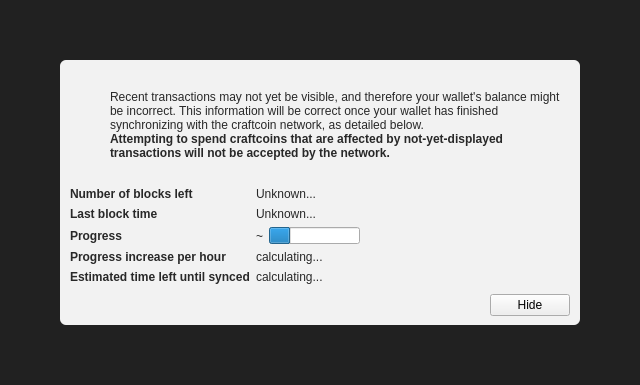
<?xml version="1.0" encoding="UTF-8"?>
<ui version="4.0">
 <class>ModalOverlay</class>
 <widget class="ModalOverlay" name="ModalOverlay">
  <property name="geometry">
   <rect>
    <x>0</x>
    <y>0</y>
    <width>640</width>
    <height>385</height>
   </rect>
  </property>
  <property name="windowTitle">
   <string>Form</string>
  </property>
  <layout class="QVBoxLayout" name="verticalLayout" stretch="0">
   <property name="sizeConstraint">
    <enum>QLayout::SetDefaultConstraint</enum>
   </property>
   <property name="leftMargin">
    <number>0</number>
   </property>
   <property name="topMargin">
    <number>0</number>
   </property>
   <property name="rightMargin">
    <number>0</number>
   </property>
   <property name="bottomMargin">
    <number>0</number>
   </property>
   <item>
    <widget class="QWidget" name="bgWidget" native="true">
     <property name="styleSheet">
      <string notr="true">#bgWidget { background: rgba(0,0,0,220); }</string>
     </property>
     <layout class="QVBoxLayout" name="verticalLayoutMain" stretch="1">
      <property name="leftMargin">
       <number>60</number>
      </property>
      <property name="topMargin">
       <number>60</number>
      </property>
      <property name="rightMargin">
       <number>60</number>
      </property>
      <property name="bottomMargin">
       <number>60</number>
      </property>
      <item>
       <widget class="QWidget" name="contentWidget" native="true">
        <property name="styleSheet">
         <string notr="true">#contentWidget { background: rgba(255,255,255,240); border-radius: 6px; }

QLabel { color: rgb(40,40,40);  }</string>
        </property>
        <layout class="QVBoxLayout" name="verticalLayoutSub" stretch="1,0,0,0">
         <property name="spacing">
          <number>0</number>
         </property>
         <property name="leftMargin">
          <number>10</number>
         </property>
         <property name="topMargin">
          <number>10</number>
         </property>
         <property name="rightMargin">
          <number>10</number>
         </property>
         <property name="bottomMargin">
          <number>10</number>
         </property>
         <item>
          <layout class="QHBoxLayout" name="horizontalLayoutIconText" stretch="0,1">
           <property name="topMargin">
            <number>20</number>
           </property>
           <item>
            <layout class="QVBoxLayout" name="verticalLayoutIcon">
             <property name="leftMargin">
              <number>0</number>
             </property>
             <item>
              <widget class="QPushButton" name="warningIcon">
               <property name="enabled">
                <bool>false</bool>
               </property>
               <property name="text">
                <string/>
               </property>
               <property name="icon">
                <iconset>
                 <normaloff>:/icons/warning</normaloff>
                 <disabledoff>:/icons/warning</disabledoff>:/icons/warning</iconset>
               </property>
               <property name="iconSize">
                <size>
                 <width>48</width>
                 <height>48</height>
                </size>
               </property>
               <property name="flat">
                <bool>true</bool>
               </property>
              </widget>
             </item>
             <item>
              <spacer name="verticalSpacerWarningIcon">
               <property name="orientation">
                <enum>Qt::Vertical</enum>
               </property>
               <property name="sizeHint" stdset="0">
                <size>
                 <width>20</width>
                 <height>40</height>
                </size>
               </property>
              </spacer>
             </item>
            </layout>
           </item>
           <item>
            <layout class="QVBoxLayout" name="verticalLayoutInfoText">
             <property name="leftMargin">
              <number>0</number>
             </property>
             <property name="topMargin">
              <number>0</number>
             </property>
             <item>
              <widget class="QLabel" name="infoText">
               <property name="text">
                <string>Recent transactions may not yet be visible, and therefore your wallet's balance might be incorrect. This information will be correct once your wallet has finished synchronizing with the craftcoin network, as detailed below.</string>
               </property>
               <property name="textFormat">
                <enum>Qt::RichText</enum>
               </property>
               <property name="wordWrap">
                <bool>true</bool>
               </property>
              </widget>
             </item>
             <item>
              <widget class="QLabel" name="infoTextStrong">
               <property name="font">
                <font>
                 <weight>75</weight>
                 <bold>true</bold>
                </font>
               </property>
               <property name="text">
                <string>Attempting to spend craftcoins that are affected by not-yet-displayed transactions will not be accepted by the network.</string>
               </property>
               <property name="textFormat">
                <enum>Qt::RichText</enum>
               </property>
               <property name="wordWrap">
                <bool>true</bool>
               </property>
              </widget>
             </item>
             <item>
              <spacer name="verticalSpacerInTextSpace">
               <property name="orientation">
                <enum>Qt::Vertical</enum>
               </property>
               <property name="sizeHint" stdset="0">
                <size>
                 <width>20</width>
                 <height>40</height>
                </size>
               </property>
              </spacer>
             </item>
            </layout>
           </item>
          </layout>
         </item>
         <item>
          <spacer name="verticalSpacerAfterText">
           <property name="orientation">
            <enum>Qt::Vertical</enum>
           </property>
           <property name="sizeHint" stdset="0">
            <size>
             <width>20</width>
             <height>40</height>
            </size>
           </property>
          </spacer>
         </item>
         <item>
          <layout class="QFormLayout" name="formLayout">
           <property name="fieldGrowthPolicy">
            <enum>QFormLayout::FieldsStayAtSizeHint</enum>
           </property>
           <property name="horizontalSpacing">
            <number>6</number>
           </property>
           <property name="verticalSpacing">
            <number>6</number>
           </property>
           <property name="topMargin">
            <number>10</number>
           </property>
           <item row="0" column="0">
            <widget class="QLabel" name="labelNumberOfBlocksLeft">
             <property name="font">
              <font>
               <weight>75</weight>
               <bold>true</bold>
              </font>
             </property>
             <property name="text">
              <string>Number of blocks left</string>
             </property>
            </widget>
           </item>
           <item row="0" column="1">
            <widget class="QLabel" name="numberOfBlocksLeft">
             <property name="text">
              <string>Unknown...</string>
             </property>
            </widget>
           </item>
           <item row="1" column="0">
            <widget class="QLabel" name="labelLastBlockTime">
             <property name="font">
              <font>
               <weight>75</weight>
               <bold>true</bold>
              </font>
             </property>
             <property name="text">
              <string>Last block time</string>
             </property>
            </widget>
           </item>
           <item row="1" column="1">
            <widget class="QLabel" name="newestBlockDate">
             <property name="sizePolicy">
              <sizepolicy hsizetype="Maximum" vsizetype="Preferred">
               <horstretch>0</horstretch>
               <verstretch>0</verstretch>
              </sizepolicy>
             </property>
             <property name="text">
              <string>Unknown...</string>
             </property>
            </widget>
           </item>
           <item row="2" column="0">
            <widget class="QLabel" name="labelSyncDone">
             <property name="font">
              <font>
               <weight>75</weight>
               <bold>true</bold>
              </font>
             </property>
             <property name="text">
              <string>Progress</string>
             </property>
            </widget>
           </item>
           <item row="2" column="1">
            <layout class="QHBoxLayout" name="horizontalLayoutSync" stretch="0,1">
             <item>
              <widget class="QLabel" name="percentageProgress">
               <property name="text">
                <string notr="true">~</string>
               </property>
              </widget>
             </item>
             <item>
              <widget class="QProgressBar" name="progressBar">
               <property name="value">
                <number>24</number>
               </property>
               <property name="format">
                <string/>
               </property>
              </widget>
             </item>
            </layout>
           </item>
           <item row="4" column="0">
            <widget class="QLabel" name="labelProgressIncrease">
             <property name="font">
              <font>
               <weight>75</weight>
               <bold>true</bold>
              </font>
             </property>
             <property name="text">
              <string>Progress increase per hour</string>
             </property>
            </widget>
           </item>
           <item row="4" column="1">
            <widget class="QLabel" name="progressIncreasePerH">
             <property name="text">
              <string>calculating...</string>
             </property>
            </widget>
           </item>
           <item row="5" column="0">
            <widget class="QLabel" name="labelEstimatedTimeLeft">
             <property name="font">
              <font>
               <weight>75</weight>
               <bold>true</bold>
              </font>
             </property>
             <property name="text">
              <string>Estimated time left until synced</string>
             </property>
            </widget>
           </item>
           <item row="5" column="1">
            <widget class="QLabel" name="expectedTimeLeft">
             <property name="text">
              <string>calculating...</string>
             </property>
            </widget>
           </item>
          </layout>
         </item>
         <item>
          <layout class="QHBoxLayout" name="horizontalLayoutButtons">
           <property name="leftMargin">
            <number>10</number>
           </property>
           <property name="topMargin">
            <number>10</number>
           </property>
           <item>
            <spacer name="horizontalSpacer">
             <property name="orientation">
              <enum>Qt::Horizontal</enum>
             </property>
             <property name="sizeHint" stdset="0">
              <size>
               <width>40</width>
               <height>20</height>
              </size>
             </property>
            </spacer>
           </item>
           <item>
            <widget class="QPushButton" name="closeButton">
             <property name="text">
              <string>Hide</string>
             </property>
            </widget>
           </item>
          </layout>
         </item>
        </layout>
       </widget>
      </item>
     </layout>
    </widget>
   </item>
  </layout>
 </widget>
 <customwidgets>
  <customwidget>
   <class>ModalOverlay</class>
   <extends>QWidget</extends>
   <header>modaloverlay.h</header>
   <container>1</container>
  </customwidget>
 </customwidgets>
 <resources/>
 <connections/>
</ui>
